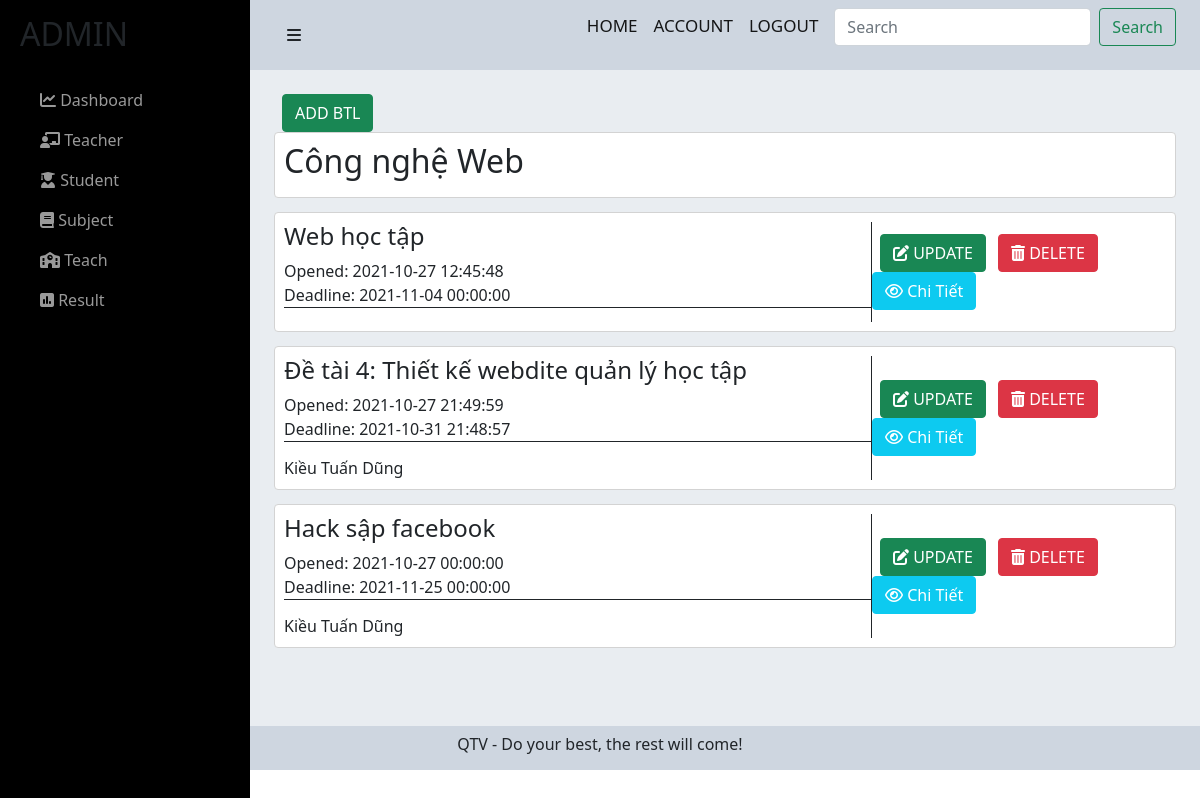
Page /admin/btl.php?idMH=1 (signed in) on the committed database.
### tables this page shows
CREATE TABLE `monhoc` (
  `idMH` int(11) NOT NULL,
  `nameMH` varchar(255) NOT NULL,
  `TC` int(11) NOT NULL
);

CREATE TABLE `btl` (
  `idBTL` int(11) NOT NULL,
  `nameBTL` varchar(255) NOT NULL,
  `formatBTL` varchar(255) NOT NULL,
  `openedBTL` datetime NOT NULL DEFAULT current_timestamp(),
  `deadlineBTL` datetime NOT NULL,
  `idMH` int(11) NOT NULL,
  `tenGV` varchar(100) NOT NULL,
  `sonhom` int(11) NOT NULL
);

### admin/btl.php (the view, shortened to what this page needs)
<?php include('../config/config.php');
?>
<link href="https://cdn.jsdelivr.net/npm/bootstrap@5.0.2/dist/css/bootstrap.min.css" rel="stylesheet">
<link rel="stylesheet" href="https://cdnjs.cloudflare.com/ajax/libs/font-awesome/6.0.0-beta2/css/all.min.css" />
<link rel="stylesheet" href="../css/exercise-subject-admin.css">
<?php
if (isset($_GET['idMH'])) {
    $idMH = $_GET['idMH'];
    $sql1 = "SELECT * FROM monhoc where idMH = $idMH";
    $res1 = mysqli_query($conn, $sql1);
    $row1 = mysqli_fetch_assoc($res1);
    $nameMH = $row1['nameMH'];
}
?>
<div id="wrapper">
    <div id="sidebar-wrapper">
        <ul class="sidebar-nav">
            <li class="sidebar-brand">
                <h2>ADMIN</h2>
            </li>
            <li>
                <a href="index.php"><i class="fas fa-chart-line"></i> Dashboard</a>
            </li>
            <li>
                <a href="teacher.php"><i class="fas fa-chalkboard-teacher"></i> Teacher</a>
            </li>
            <li>
                <a href="student.php"><i class="fas fa-user-graduate"></i> Student</a>
            </li>
            <li>
                <a href="subject.php"><i class="fas fa-book"></i> Subject</a>
            </li>
            <li>
                <a href=".teach.php"><i class="fas fa-school"></i> Teach</a>
            </li>
            <li>
                <a href="result.php"><i class="fas fa-poll"></i> Result</a>
            </li>
        </ul>
    </div>
    <div id="page-content-wrapper">
        <div class="container-fluid">
            <div class="row">
                <div class="col-lg-12">
                    <nav class="navbar navbar-light">
                        <div class="container-fluid">
                            <a href="#menu-toggle" class="btn btn-default" id="menu-toggle"><i class="fas fa-bars"></i></a>
                            <form class="d-flex">
                                <a href="" class="navbar-brand">HOME</a>
                                <a href="" class="navbar-brand">ACCOUNT</a>
                                <a href="" class="navbar-brand">LOGOUT</a>
                                <input class="form-control me-2" type="search" placeholder="Search" aria-label="Search">
                                <button class="btn btn-outline-success" type="submit">Search</button>
                            </form>
                        </div>
                    </nav>
                    <div class="main-content">
                        <div class="container">
                            <br>
                        <a href="./add-btl-admin.php"><button class="btn btn-success"> ADD BTL</button></a>
                        <br>
                            <div class="tittle-mh">
                                <h2><?php echo $nameMH ?></h2>
                            </div>
                            <?php
                            $sql3 = "SELECT * FROM btl WHERE idMH = '$idMH'";
                            $res3 = mysqli_query($conn, $sql3);
                            if ($res3 == true) {
                                while ($row3 = mysqli_fetch_assoc($res3)) {
                            ?>
                                    <div class="title-btvn">
                                            <div class="name-btvn row">
                                                  <div class="content-btvn col-md-8">
                                                  <h4><?php echo $row3['nameBTL'] ?></h4>
                                                    <p><span style="font-weight: 500;">Opened: </span><?php echo $row3['openedBTL'] ?></p>
                                                    <p style="border-bottom: 1px solid;"><span style="font-weight: 500;">Deadline: </span><?php echo $row3['deadlineBTL'] ?></p>
                                                    <p class="note"><?php echo $row3['tenGV'] ?></p>
                                                  </div>
                                                  <div style="margin:auto"  class="service col-md-4">
                                                  <a href="./upd-btl-admin.php?idBTL=<?php echo $row3['idBTL']; ?>"><button type="button" class="btn btn-success text-white me-2"><i class="fas fa-edit"></i> UPDATE</button></a>
                                                  <a href="./del-btl-admin.php?idBTL=<?php echo $row3['idBTL']; ?>"><button type="button" class="btn btn-danger text-white me-2"><i class="fas fa-trash-alt"></i> DELETE</button></a>
                                                  <a href="./chitiet-btl-admin.php?idBTL=<?php echo $row3['idBTL']; ?>"><button type="button" class="btn btn-info text-white me-2"><i class="far fa-eye"></i> Chi Tiết</button></a>
                                                  </div>
                                            </div>
                                        </div>
                                <?php
                                }
                            }
                                ?>
                                    </div>
                        </div>
                    </div>
                </div>
            </div>
        </div>
    </div>
    <footer>
        <p class="ftr text-center">
            QTV - Do your best, the rest will come!
        </p>
    </footer>

### css/exercise-subject-admin.css (style rules this page uses)
.row>* { padding : 0; }
#wrapper { padding-left: 0; -webkit-transition: all 0.5s ease; -moz-transition: all 0.5s ease; -o-transition: all 0.5s ease; transition: all 0.5s ease; }
.navbar-brand { font-size:17px; font-weight:500; }
#page-content-wrapper { padding: 50px; position: relative; }
#sidebar-wrapper { z-index: 1000; position: fixed; left: 250px; width: 0; height: 100%; margin-left: -250px; overflow-y: auto; background: #000; -webkit-transition: all 0.5s ease; -moz-transition: all 0.5s ease; -o-transition: all 0.5s ease; transition: all 0.5s ease; }
#page-content-wrapper { width: 100%; position: absolute; padding: 15px; }
.sidebar-nav { position: absolute; top: 0; width: 250px; margin: 0; padding: 0; list-style: none; }
.sidebar-nav li { text-indent: 20px; line-height: 40px; }
.sidebar-nav li a { display: block; text-decoration: none; color: #999999; }
.sidebar-nav > .sidebar-brand { height: 65px; font-size: 18px; line-height: 60px; margin-top: 15px; }
@media (min-width:768px) { #wrapper { padding-left: 250px; } }
@media (min-width:768px) { #sidebar-wrapper { width: 250px; } }
@media (min-width:768px) { #page-content-wrapper { padding: 0; position: relative; } }
.main-content { min-height: 82vh; }
.navbar, .ftr { background-color: #ced6e0; }
.ftr { height:44px; margin-bottom: 0; padding-top:6px; }
.tittle-mh, .name-btvn { background-color:#fff; padding:1%; border-radius: 4px; border: 0.5px solid lightgray; }
.main-content { background-color: #e9edf1; }
.container { min-height: 521px; }
.name-btvn { margin-top:14px; margin-left: 0; margin-right: 0; }
.name-btvn p { margin-bottom: 0; }
.note { margin-top:14px; }
.content-btvn { border-right: 0.5px solid; }
.btn-success { margin-left: 8px; }

### rows in the picture
monhoc: nameMH "Công nghệ Web"
btl: nameBTL "Web học tập", openedBTL "2021-10-27 12:45:48", deadlineBTL "2021-11-04 00:00:00"
btl: nameBTL "Đề tài 4: Thiết kế webdite quản lý học tập", openedBTL "2021-10-27 21:49:59", deadlineBTL "2021-10-31 21:48:57", tenGV "Kiều Tuấn Dũng"
btl: nameBTL "Hack sập facebook", openedBTL "2021-10-27 00:00:00", deadlineBTL "2021-11-25 00:00:00", tenGV "Kiều Tuấn Dũng"
